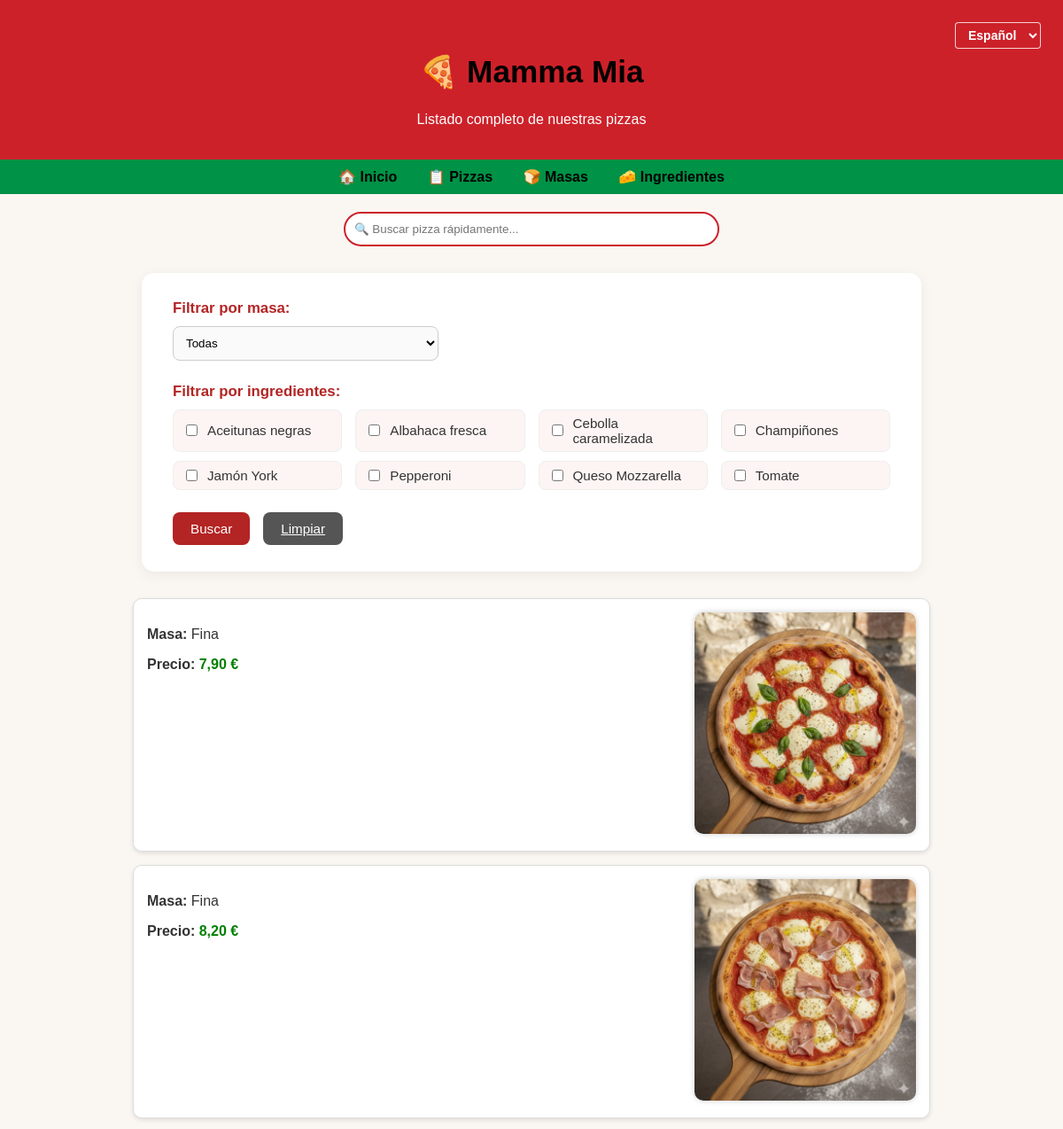
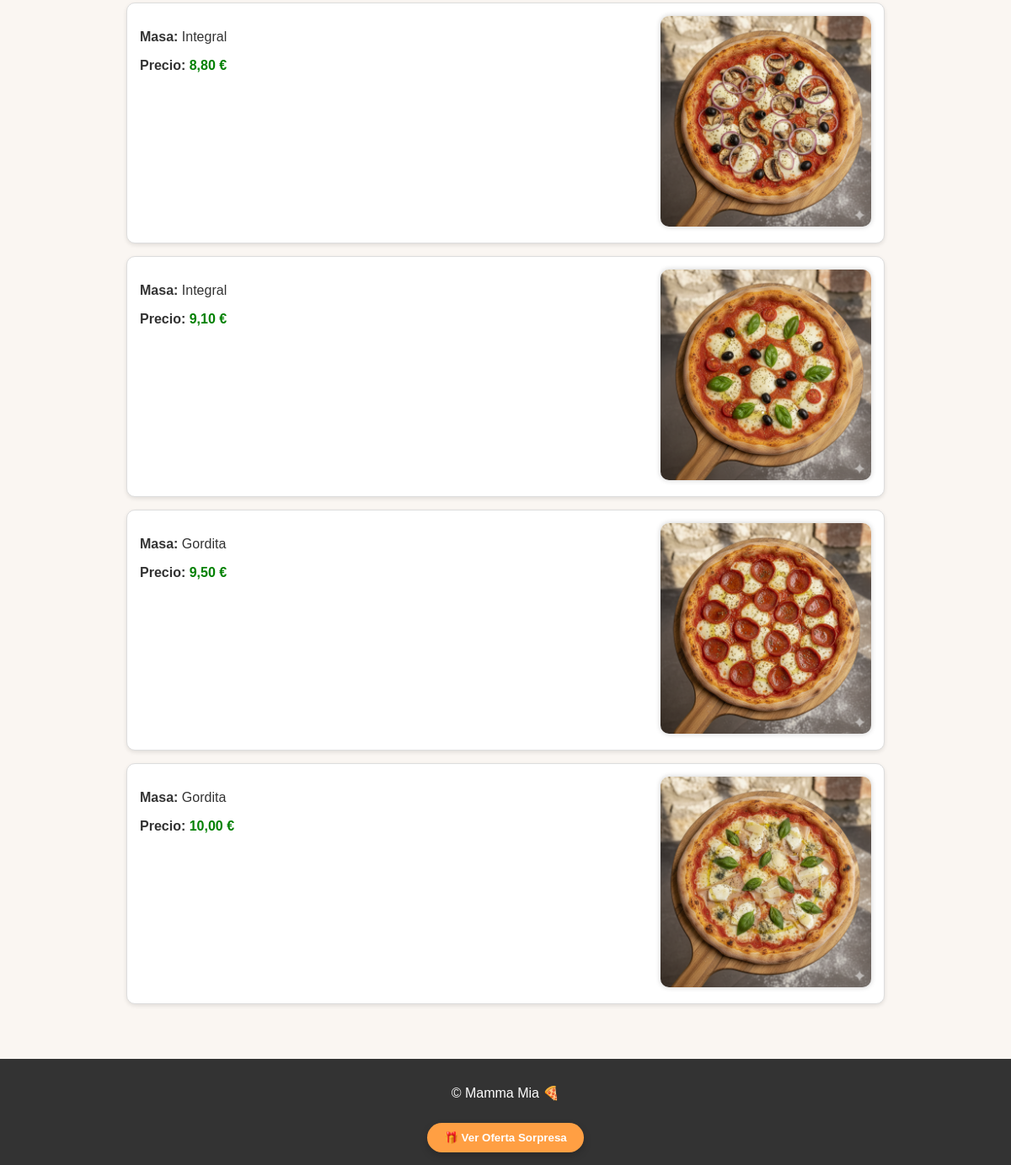
Screenshot of /es/pizzas/ with the database file from the repository (2 pictures, top to bottom).
### mammaMia/models.py (models this page shows, shortened)
class Ingrediente(models.Model):
    nombre = models.CharField(max_length=50, unique=True)
    descripcion = models.TextField(blank=True)
    alergeno = models.BooleanField(default=False)

class Pizza(models.Model):
    nombre = models.CharField(max_length=100)
    masa = models.ForeignKey(Masa, on_delete=models.PROTECT, related_name='pizzas')
    ingredientes = models.ManyToManyField(Ingrediente, related_name='pizzas', blank=True)
    precio = models.DecimalField(max_digits=6, decimal_places=2)
    descripcion = models.TextField(blank=True)
    imagen = models.ImageField(upload_to='pizzas/', blank=True, null=True)

class Masa(models.Model):
    nombre = models.CharField(max_length=50, unique=True)
    descripcion = models.TextField(blank=True)
    imagen = models.ImageField(upload_to='masas/', blank=True, null=True)

### mammaMia/views.py (the view)
# urls.py: path('pizzas/', views.ListaPizzas.as_view(), name='todasLasPizzas'),
class ListaPizzas(ListView):
    model = Pizza
    template_name = 'mammaMia/todasPizzas.html'
    context_object_name = 'pizzas'
    ordering = ['precio']
    def get_queryset(self):
        queryset = super().get_queryset()
        masa_id = self.request.GET.get('masa')
        ingredientes_ids = self.request.GET.getlist('ingredientes')
        if masa_id:
            queryset = queryset.filter(masa_id=masa_id)
        if ingredientes_ids:
            for ing_id in ingredientes_ids:
                if ing_id.isdigit():
                    queryset = queryset.filter(ingredientes__id=int(ing_id))
        return queryset.distinct()
    def get_context_data(self, **kwargs):
        context = super().get_context_data(**kwargs)
        context['masas'] = Masa.objects.all().order_by('nombre')
        context['ingredientes'] = Ingrediente.objects.all().order_by('nombre')
        context['masa_seleccionada'] = self.request.GET.get('masa')
        ingredientes_ids = self.request.GET.getlist('ingredientes')
        if ingredientes_ids:
            context['ingredientes_seleccionados'] = [int(i) for i in ingredientes_ids if i.isdigit()]
        else:
            context['ingredientes_seleccionados'] = []
        return context

### mammaMia/templates/mammaMia/todasPizzas.html (shortened to what this page needs)
{% extends 'mammaMia/base.html' %}
{% load i18n %}
{% block subtitle %}{% trans "Listado completo de nuestras pizzas" %}{% endblock %}
{% block content %}
<div class="buscador-js-container" style="text-align: center; margin-bottom: 30px;">
    <input type="text" id="buscador-cliente" placeholder="🔍 {% trans 'Buscar pizza rápidamente...' %}"
           style="padding: 10px; width: 80%; max-width: 400px; border-radius: 20px; border: 2px solid #CD212A; outline: none;">
</div>
<div class="filtros-container">
    <form method="get">
        <div class="filtro-seccion">
            <label for="masa" class="filtro-label">{% trans "Filtrar por masa:" %}</label>
            <select name="masa" id="masa" class="select-masa">
                <option value="">{% trans "Todas" %}</option>
            </select>
        </div>
        <div class="filtro-seccion ingredientes-grid">
            <span class="filtro-label">{% trans "Filtrar por ingredientes:" %}</span>
            <div class="grid-ingredientes">
                {% for ingrediente in ingredientes %}
                <label class="checkbox-ingrediente">
                    <input type="checkbox" name="ingredientes" value="{{ ingrediente.id }}"
                    {% if ingrediente.id in ingredientes_seleccionados %}checked{% endif %}>
                    {{ ingrediente.nombre }}
                </label>
                {% endfor %}
            </div>
        </div>
        <div class="botones-filtro">
            <button type="submit" class="btn-buscar">{% trans "Buscar" %}</button>
            <a href="{% url 'todasLasPizzas' %}" class="btn-limpiar">{% trans "Limpiar" %}</a>
        </div>
    </form>
</div>
<div class="contenedor-pizzas">
    {% if pizzas %}
        {% for pizza in pizzas %}
        <div class="pizza">
            <div class="pizza-contenido">
                <div class="pizza-info">
                    <a href="{% url 'detallePizza' pizza.id %}" class="pizza-link">
                        <h2>{{ pizza.nombre }}</h2>
                    </a>
                    <p><strong>{% trans "Masa:" %}</strong> {{ pizza.masa.nombre }}</p>
                    <p><strong>{% trans "Precio:" %}</strong> <span class="precio">{{ pizza.precio }} €</span></p>
                </div>
                <div class="pizza-imagen">
                    {% if pizza.imagen %}
                        <img src="{{ pizza.imagen.url }}" alt="{{ pizza.nombre }}">
                    {% else %}
                        <p>{% trans "Sin imagen disponible" %}</p>
                    {% endif %}
                </div>
            </div>
        </div>
        {% endfor %}
    {% else %}
        <p>{% trans "No hay pizzas registradas todavía." %}</p>
    {% endif %}
</div>
{% endblock %}

### mammaMia/static/mama.css (style rules this page uses)
body { background-color: #faf6f2; font-family: 'Poppins', sans-serif; color: #333; margin: 0; padding: 0; }
.pizza { background: white; padding: 15px; margin-bottom: 15px; border-radius: 10px; border: 1px solid #ddd; box-shadow: 0 2px 5px rgba(0,0,0,0.1); transition: .2s; position: relative; cursor: pointer; }
.pizza-contenido { display: flex; align-items: flex; justify-content: space-between; gap: 20px; }
.pizza a.pizza-link { position: absolute; inset: 0; z-index: 2; text-indent: -9999px; }
.pizza-info { flex: 1; }
.pizza-info h2 { position: relative; z-index: 3; color: inherit; }
.pizza-imagen img { max-width: 250px; border-radius: 10px; box-shadow: 0 0 6px rgba(0, 0, 0, 0.2); }
.precio { font-weight: bold; color: #008000; }
.filtros-container { background: #fff; padding: 30px 35px; border-radius: 14px; box-shadow: 0 4px 15px rgba(0,0,0,0.06); margin: 30px auto; width: 90%; max-width: 1100px; }
.filtro-seccion { margin-bottom: 25px; }
.filtro-label { display: block; font-weight: 600; color: #b32424; margin-bottom: 10px; font-size: 1.05em; }
.select-masa { width: 100%; max-width: 300px; padding: 10px; border-radius: 8px; border: 1px solid #ccc; font-family: inherit; background-color: #fafafa; }
.grid-ingredientes { display: grid; grid-template-columns: repeat(4, 1fr); gap: 10px 15px; }
.checkbox-ingrediente { display: flex; align-items: center; gap: 8px; background: #fdf5f3; border: 1px solid #eee; border-radius: 8px; padding: 6px 10px; transition: all 0.2s ease; cursor: pointer; font-size: 0.95em; }
.checkbox-ingrediente input { accent-color: #b32424; }
.botones-filtro { display: flex; gap: 15px; margin-top: 10px; }
.btn-buscar, .btn-limpiar { border: none; border-radius: 8px; padding: 10px 20px; font-size: 0.95em; cursor: pointer; transition: all 0.3s ease; }
.btn-buscar { background: #b32424; color: #fff; }
.btn-limpiar { background: #555; color: #fff; }
.masas-grid .pizza-imagen img, .contenedor .pizza-imagen img { max-width: 250px; border-radius: 10px; box-shadow: 0 0 6px rgba(0, 0, 0, 0.2); }

### rows the page displays
Ingrediente: nombre "Aceitunas negras"
Ingrediente: nombre "Albahaca fresca"
Ingrediente: nombre "Cebolla caramelizada"
Ingrediente: nombre "Champiñones"
Ingrediente: nombre "Jamón York"
Ingrediente: nombre "Pepperoni"
Ingrediente: nombre "Queso Mozzarella"
Ingrediente: nombre "Tomate"
Pizza: masa.nombre "Fina", precio "7,90", imagen (picture)
Pizza: masa.nombre "Fina", precio "8,20", imagen (picture)
Pizza: masa.nombre "Integral", precio "8,80", imagen (picture)
Pizza: masa.nombre "Integral", precio "9,10", imagen (picture)
Pizza: masa.nombre "Gordita", precio "9,50", imagen (picture)
Pizza: masa.nombre "Gordita", precio "10,00", imagen (picture)

### other values shown
form field language "Español"
